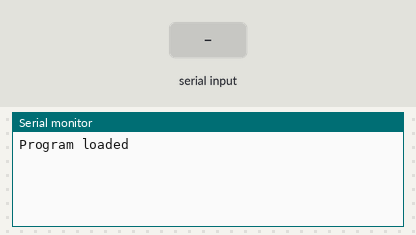
A sketch run on a simulated Arduino Uno, built with avr-gcc and run on an emulated ATmega328P. Parts: the last lines printed to the serial monitor. Inputs (shaded band) come from the test bench.

Above: at 1.2 s.
1.3 s: "1" received over the second serial link
At 2.5 s:
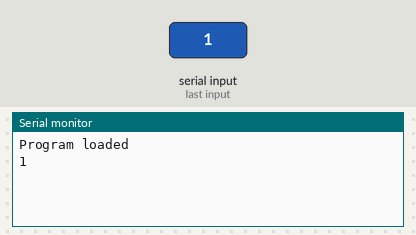
2.8 s: "0" received over the second serial link
At 3.9 s:
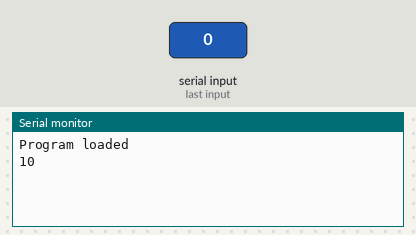

Measured:
- after the input at 1.3 s, the serial monitor: prints a new line at once (image 1)
- after the input at 2.8 s, the serial monitor: prints a new line at once (image 2)

The sketch:

bleCommands.ino
```cpp
#include <SoftwareSerial.h>
SoftwareSerial BT(8,9);

void setup() {
  Serial.begin(9600);
  BT.begin(9600);
  Serial.println("Program loaded");
}

void loop() {
  //read from the BT and print to Serial
  if(BT.available())
    Serial.write(BT.read());

  //read from the Serial and print to the HM-10
  if(Serial.available())
    BT.write(Serial.read());
}
```
